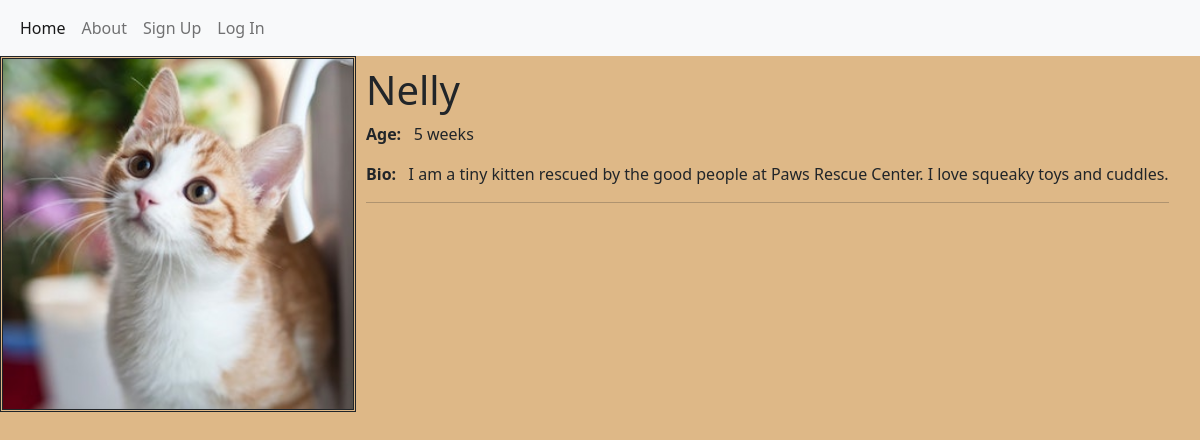
The page /details/1 on the database its author committed.
### app.py (models this page shows)
class Pet(db.Model):
    id = db.Column(db.Integer, primary_key=True)
    name = db.Column(db.String, unique=True, nullable=False)
    age = db.Column(db.String)
    bio = db.Column(db.String)
    postedBy =  db.Column(db.String, db.ForeignKey('user.id'))

### app.py (the view, shortened to what this page needs)
@app.route("/details/<int:pet_id>", methods=['GET', 'POST'])
def pet_details(pet_id):
    form = EditPetForm()
    pet = Pet.query.get(pet_id)
    if pet is None:
        abort(404, description="No Pet was Found with the given ID")
    return render_template("details.html", pet = pet, form = form)

### templates/details.html (shortened to what this page needs)
{% extends "base.html" %}
{% block content %}
<div style="float: left; border-style: double">
  <img src="{{url_for('static', filename = pet.id|string+".jpg")}}" height="350">
</div>
<div style="float: left; margin: 10px">
  <h1 class="title">{{ pet.name }}</h1>
  <p><b>Age: &nbsp;</b> {{pet.age}}</p>
  <p><b>Bio: &nbsp;</b> {{pet.bio}}</p>
  <hr>
</div>
{% endblock %}

### static/style.css (style rules this page uses)
body { background:burlywood; }

### rows shown on the page
Pet: name "Nelly", age "5 weeks", bio "I am a tiny kitten rescued by the good people at Paws Rescue Center. I love squeaky toys and cuddles."
